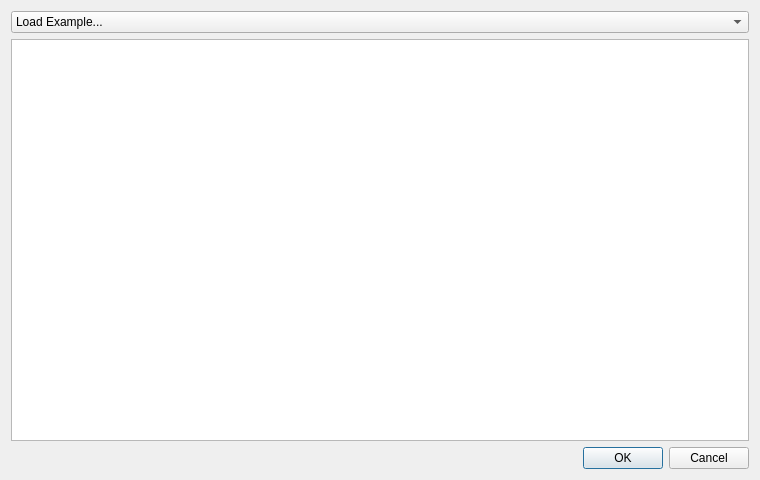
<?xml version="1.0" encoding="UTF-8"?>
<ui version="4.0">
 <class>LoadProgramDialogue</class>
 <widget class="QDialog" name="LoadProgramDialogue">
  <property name="geometry">
   <rect>
    <x>0</x>
    <y>0</y>
    <width>760</width>
    <height>480</height>
   </rect>
  </property>
  <property name="windowTitle">
   <string>Load Program...</string>
  </property>
  <layout class="QHBoxLayout" name="horizontalLayout">
   <item>
    <layout class="QVBoxLayout" name="verticalLayout_2">
     <item>
      <widget class="QComboBox" name="comboExamples">
       <item>
        <property name="text">
         <string>Load Example...</string>
        </property>
       </item>
       <item>
        <property name="text">
         <string>Add two numbers</string>
        </property>
       </item>
       <item>
        <property name="text">
         <string>Increment forever</string>
        </property>
       </item>
       <item>
        <property name="text">
         <string>Prime verifier</string>
        </property>
       </item>
      </widget>
     </item>
     <item>
      <widget class="QPlainTextEdit" name="txtMemory">
       <property name="font">
        <font>
         <family>Monospace</family>
        </font>
       </property>
      </widget>
     </item>
     <item>
      <widget class="QDialogButtonBox" name="buttonBox">
       <property name="orientation">
        <enum>Qt::Horizontal</enum>
       </property>
       <property name="standardButtons">
        <set>QDialogButtonBox::Cancel|QDialogButtonBox::Ok</set>
       </property>
      </widget>
     </item>
    </layout>
   </item>
  </layout>
 </widget>
 <resources/>
 <connections>
  <connection>
   <sender>buttonBox</sender>
   <signal>accepted()</signal>
   <receiver>LoadProgramDialogue</receiver>
   <slot>accept()</slot>
   <hints>
    <hint type="sourcelabel">
     <x>248</x>
     <y>254</y>
    </hint>
    <hint type="destinationlabel">
     <x>157</x>
     <y>274</y>
    </hint>
   </hints>
  </connection>
  <connection>
   <sender>buttonBox</sender>
   <signal>rejected()</signal>
   <receiver>LoadProgramDialogue</receiver>
   <slot>reject()</slot>
   <hints>
    <hint type="sourcelabel">
     <x>316</x>
     <y>260</y>
    </hint>
    <hint type="destinationlabel">
     <x>286</x>
     <y>274</y>
    </hint>
   </hints>
  </connection>
 </connections>
</ui>
